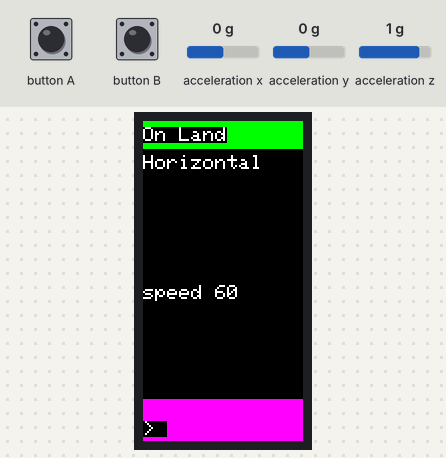
Bench run of a sketch on a simulated ESP32. On the bench: 80×160 colour display. Inputs (shaded band) come from the test bench; at power-on: acceleration x 0 g, acceleration y 0 g, acceleration z 1 g. WiFi joins after 1.5 s; servers stay silent unless stated.

Above: at 6.0 s.
6.1 s: button A pressed for 0.25 s
At 6.9 s:
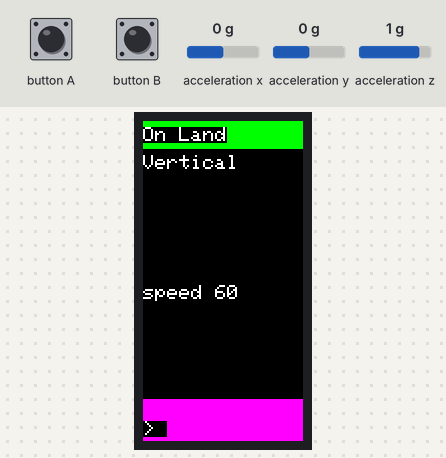
9.3 s: button B pressed for 0.25 s
At 10.2 s:
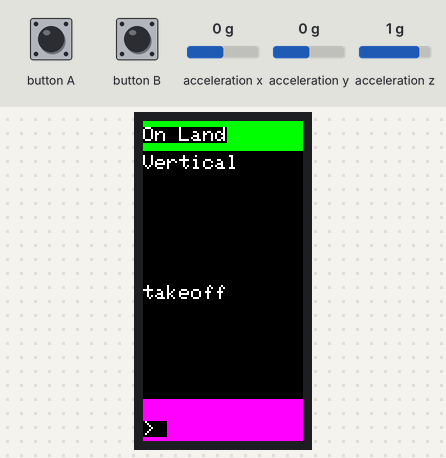
12.5 s: acceleration x set to -1.4 g
At 13.6 s:
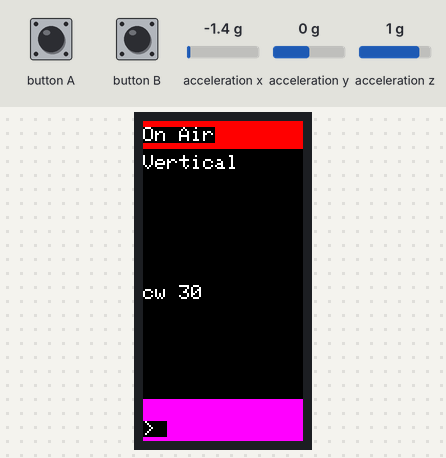
14.4 s: acceleration y set to -1.4 g
At 14.53 s:
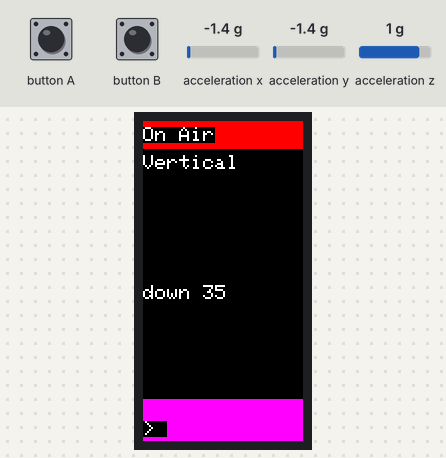
16.5 s: button A pressed for 1 s
At 17.7 s:
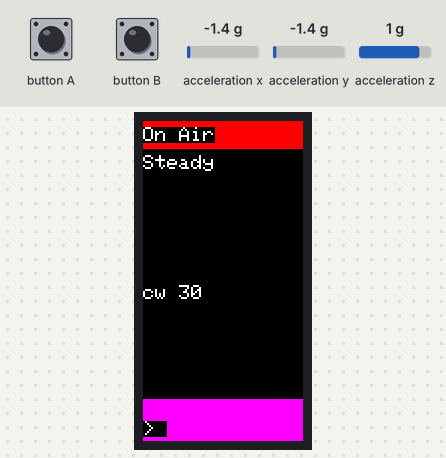
20.5 s: button B pressed for 1 s
At 21.7 s:
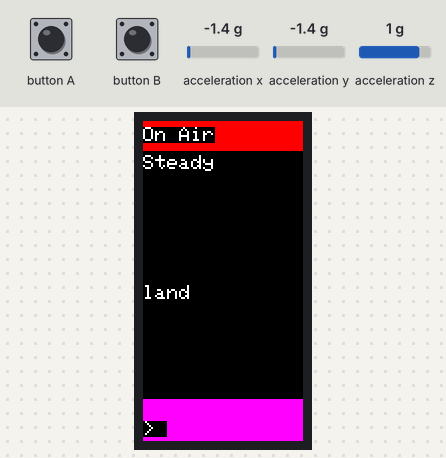
Timing chart, 0 to 23.5 s (numbered marks = the images above; inputs shaded):
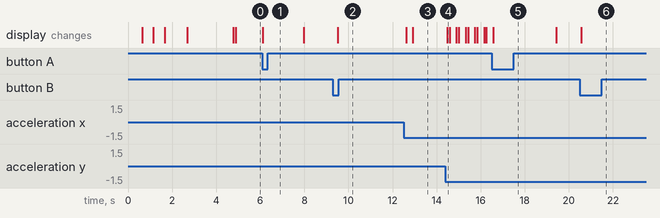

Measured:
- after the input at 6.1 s, the display: changes at once (image 1)
- after the input at 9.3 s, the display: changes after 0.21 s (image 2)
- after the input at 12.5 s, the display: first differs from a run without the input after 0.43 s (image 3)
- after the input at 14.4 s, the display: changes after 0.08 s (image 4)
- after the input at 16.5 s, the display: changes after 0.07 s (image 5)
- after the input at 20.5 s, the display: changes after 0.06 s (image 6)

The sketch:

arduino-code.ino
```cpp
#include <M5StickC.h>

#include <WiFi.h>
#include <WiFiUdp.h>

#define max_sine 0.4
#define pool_time 200
#define takeoff_time 3000
#define land_time 10000

const char *ssid = "TELLO-C470F1";
const char *password = "";

const char* TELLO_IP = "192.168.10.1";
const int PORT = 8889;

WiFiUDP Udp;
char packetBuffer[255];
String message = "";

float accX = 0.0F;
float accY = 0.0F;
float accZ = 0.0F;

bool isOnAir = false;
bool conectado = false;

int movementState = 0;
int readState = 0;
unsigned long msg_time;

void printMsg(int x, int y, int w, int h, uint16_t color, String msg) {
  M5.Lcd.fillRect(x, y, w, h, color);
  M5.Lcd.setCursor(x, y+3);
  M5.Lcd.println(msg);
}

void print_status(String status_msg, uint16_t color){
  printMsg(0, 14, 80, 15, BLACK, status_msg);
}

void print_movement_state(){
  if (movementState == 0) {
    print_status("Horizontal", BLUE);
  } else if (movementState == 1) {
    print_status("Vertical", CYAN);
  } else {
    print_status("Steady", NAVY);
  }
}

void print_air_state(){
  printMsg(0, 0, 80, 15, isOnAir ? RED : GREEN, isOnAir ? "On Air" : "On Land");
}

void print_command(String status_msg){
  printMsg(0, 79, 80, 40, BLACK, status_msg);
}

void print_message(){
  printMsg(0, 139, 80, 40, PINK, "\n> " + message);
}

void tello_command_exec(char* tello_command){
  print_command(tello_command);

  Udp.beginPacket(TELLO_IP, PORT);
  Udp.printf(tello_command);
  Udp.endPacket();
  listenMessage();
  delay(100);
  msg_time = millis();
}

void listenMessage() {
  int packetSize = Udp.parsePacket();
  if (packetSize) {
    IPAddress remoteIp = Udp.remoteIP();
    int len = Udp.read(packetBuffer, 255);
    if (len > 0) {
      packetBuffer[len] = 0;
    }
  }
  message = (char*) packetBuffer;
  print_message();
}

void ConectarWifi() {
  print_status(" Conectando", YELLOW);
  WiFi.begin(ssid, password);

  while (WiFi.status() != WL_CONNECTED) {
    delay(500);
    M5.Lcd.print(".");
  }
  M5.Lcd.fillScreen(BLACK);

  print_status(" WiFi OK", GREEN);
  delay(1000);
}

void setup() {
  M5.begin();
  M5.IMU.Init();
  Wire.begin();

  ConectarWifi();

  Udp.begin(PORT);
  tello_command_exec("command");
  delay(2000);
  tello_command_exec("speed 60");
}

void loop() {
  print_air_state();
  M5.IMU.getAccelData(&accX, &accY, &accZ);

  // land / take off
  if (M5.BtnB.wasPressed()) {
    if (isOnAir) {
      tello_command_exec("land");
      delay(land_time);
    } else {
      tello_command_exec("takeoff");
      delay(takeoff_time);
    }
    isOnAir = !isOnAir;
    print_air_state();
  }

  // change state
  if (M5.BtnA.wasPressed()) {
    movementState += 1;
    if (movementState == 3) movementState = 0;
  }
  print_movement_state();

  if (isOnAir) {
    if (movementState == 0) {
      if (accY > max_sine) {
        tello_command_exec("back 35"); // down
      } else if (accY < -max_sine) {
        tello_command_exec("forward 35"); // up
      }

      if (accX > max_sine) {
        tello_command_exec("left 35"); // left
      } else if (accX < -max_sine){
        tello_command_exec("right 35"); // right
      }
    } else if (movementState == 1) {
      if (accY > max_sine) {
        tello_command_exec("up 35");
      } else if (accY < -max_sine) {
        tello_command_exec("down 35");
      }

      if (accX > max_sine) {
        tello_command_exec("ccw 30");
      } else if (accX < -max_sine){
        tello_command_exec("cw 30");
      }
    }
  }

  if (millis() - msg_time > 3000) { // keep-alive
    if (readState == 0) {
      tello_command_exec("battery?");
      readState = 1;
    } else if (readState == 1) {
      tello_command_exec("wifi?");
      readState = 2;
    } else if (readState == 2) {
      tello_command_exec("time?");
      readState = 3;
    } else {
      tello_command_exec("temp?");
      readState = 0;
    }
  }

  delay(pool_time);
  M5.update();
}
```
